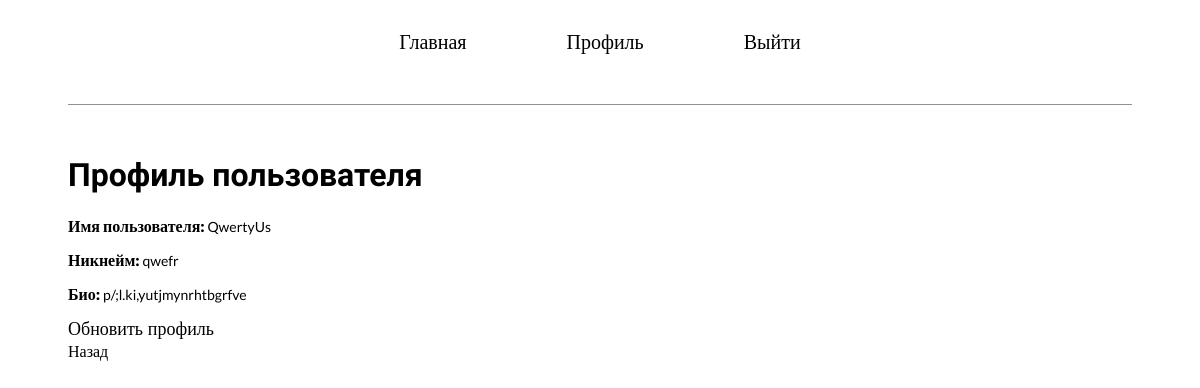
/profile/ (signed in), run on the app's committed database.
### apps/users/models.py (models this page shows, shortened)
class User(AbstractUser):
    nickname = models.CharField(max_length=50, verbose_name='никнейм')
    avatar = models.ImageField(upload_to='users/avatar/', verbose_name='аватарка', blank=True, null=True)
    bio = models.TextField(verbose_name='био', blank=True)
    class Meta:
        verbose_name = 'Пользователь'
        verbose_name_plural = 'Пользователи'

### apps/users/views.py (the view)
# urls.py: path('profile/', UserProfileView.as_view(), name='profile'),
class UserProfileView(LoginRequiredMixin, generic.DetailView):
    model = User
    template_name = 'users/profile.html'
    def get_object(self):
        return self.request.user

### templates/users/profile.html (shortened to what this page needs)
{% extends "layout.html" %}
{% block content %}
<div class="profile">
<h1>Профиль пользователя</h1>
<p><strong>Имя пользователя:</strong> {{ user.username }}</p>
<p><strong>Никнейм:</strong> {{ user.nickname }}</p>
<p><strong>Био:</strong> {{ user.bio }}</p>
<div class="nav">
<a style="font-size: 18px;" href="{% url 'update_profile' user.pk %}">Обновить профиль</a>
<a href="{% url 'index' %}" style="font-size: 16px;">Назад</a>
</div>
</div>
{% endblock %}

### templates/layout.html (style rules this page uses)
a { text-decoration: none; color: black; font-size: 20px; font-family: 'Montserrat'; font-weight: 500; }

### templates/users/profile.html (style rules this page uses)
h1 { font-family: 'Oswald'; font-size: 32px; }
.profile { margin-left: 60px; margin-top: 50px; border-top: 1px solid rgb(145, 145, 145); padding-top: 30px; margin-right: 60px; }
strong { font-family: 'Lato'; font-weight: 800; font-size: 16px; }
p { font-family: 'Lato'; font-size: 14px; }
.nav { display: flex; flex-direction: column; gap: 2px; }

### data on the page
User: username "QwertyUs", nickname "qwefr", bio "p/;l.ki,yutjmynrhtbgrfve"
